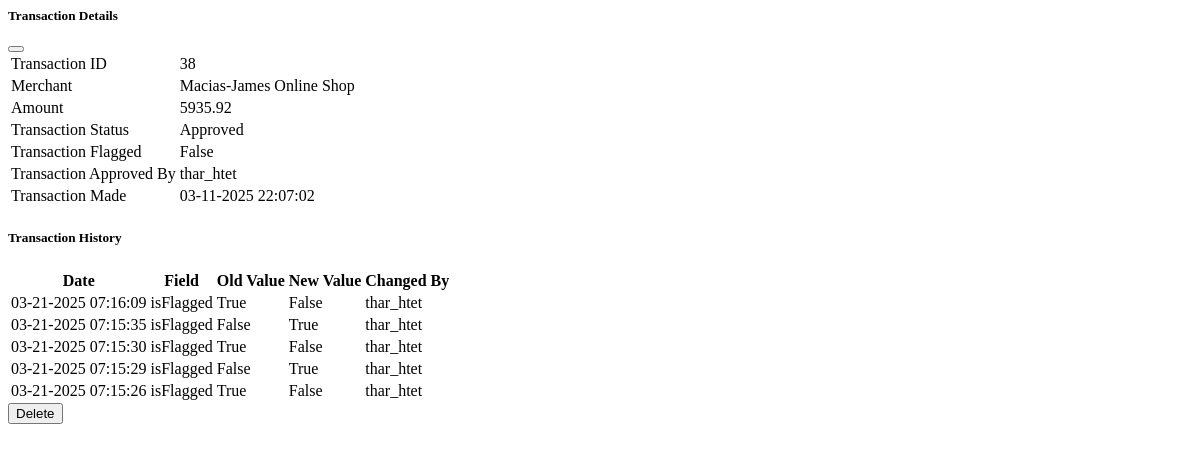
The app's page /transaction/38/ (signed in), older data.
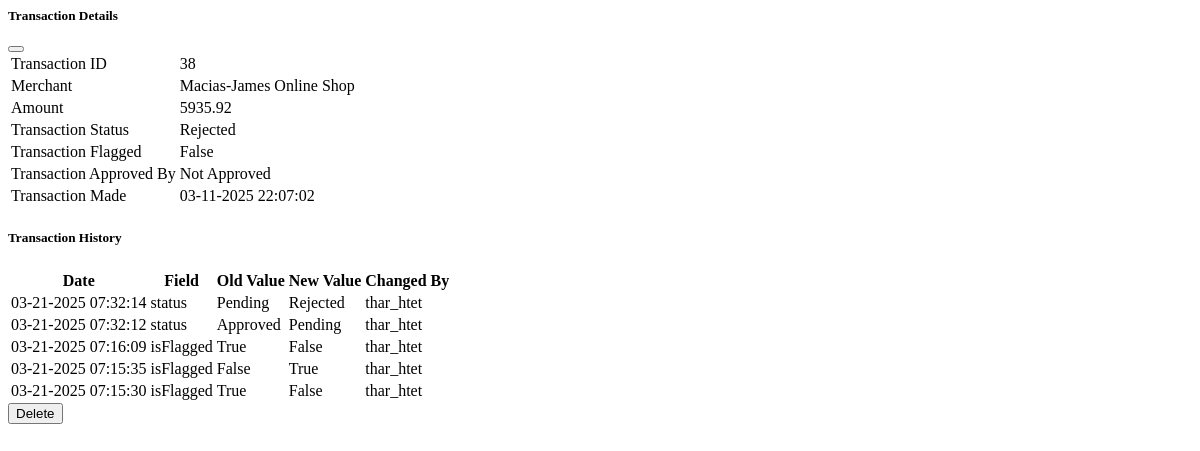
The same page, newer data.
### auditApp/models.py (models this page shows, shortened)
class Transaction(models.Model):
    STATUS_CHOICES = [
        ('Approved', 'Approved'),
        ('Pending', 'Pending'),
        ('Rejected', 'Rejected'),
    ]
    id = models.CharField(primary_key=True, max_length=6, default=get_unique_hex_id, editable=False)
    amount = models.DecimalField(max_digits=10, decimal_places=2, validators=[MinValueValidator(0)],null=False, blank=False)
    status = models.CharField(max_length=255, choices=STATUS_CHOICES, null=False, blank=False,default='Pending')
    timestamp = models.DateTimeField(auto_now_add=True)
    merchant = models.CharField(max_length=255, null=False, blank=False)
    isFlagged = models.BooleanField(default=False,null=True, blank=True)
    approved_by = models.ForeignKey(User, on_delete=models.SET_NULL, null=True, blank=True)
    def get_history(self):
        return self.history.all().select_related('changed_by').order_by('-changed_at')

class TransactionHistory(models.Model):
    transaction = models.ForeignKey('Transaction', on_delete=models.CASCADE, related_name='history')
    changed_by = models.ForeignKey(User, on_delete=models.SET_NULL, null=True)
    changed_at = models.DateTimeField(auto_now_add=True)
    field_name = models.CharField(max_length=100)
    old_value = models.CharField(max_length=255, null=True)
    new_value = models.CharField(max_length=255, null=True)
    class Meta:
        ordering = ['-changed_at']

### auditApp/views.py (the view)
# urls.py: path('transaction/<str:pk>/', views.transaction_detail, name='transaction_detail'),
@login_required
def transaction_detail(request, pk):
    try:
        transaction = Transaction.objects.get(pk=pk)
        return render(request, 'partials/transaction_detail.html', {
            'transaction': transaction
        })
    except ObjectDoesNotExist:
        messages.error(request, 'Transaction not found.')
        return redirect('home')
    except DatabaseError as e:
        messages.error(request, 'A database error occurred.')
        print(f"Database error: {e}")
        return redirect('home')

### auditApp/templates/partials/transaction_detail.html (shortened to what this page needs)
{% if transaction %}
<div class="modal-content ">
    <div class="modal-body">
         <div class="d-flex justify-content-between align-items-center">
            <h5 class="mb-3 ">Transaction Details</h5>
            <div class="mb-3">
                <button type="button" class="btn-close btn-danger" data-bs-dismiss="modal" aria-label="Close"></button>
            </div>
         </div>
        <table class="table table-bordered">
            <tbody>
                <tr>
                    <td>Transaction ID</td>
                    <td>{{ transaction.id }}</td>
                </tr>
                <tr>
                    <td>Merchant</td>
                    <td>{{ transaction.merchant }}</td>
                </tr>
                <tr>
                    <td>Amount</td>
                    <td>{{ transaction.amount }}</td>
                </tr>
                <tr>
                    <td>Transaction Status</td>
                    <td>{{ transaction.status }}</td>
                </tr>
                <tr>
                    <td>Transaction Flagged</td>
                    <td>{{ transaction.isFlagged }}</td>
                </tr>
                <tr>
                    <td>Transaction Approved By</td>
                    <td>{{ transaction.approved_by.username|default:"Not Approved" }}</td>
                </tr>
                <tr>
                    <td>Transaction Made</td>
                    <td>{{ transaction.timestamp|date:"m-d-Y H:i:s"}}</td>
                </tr>
            </tbody>
        </table>
        <h5 class="mb-3 mt-3 ">Transaction History</h5>
        <table class="table table-bordered">
            <thead>
                <tr>
                    <th>Date</th>
                    <th>Field</th>
                    <th>Old Value</th>
                    <th>New Value</th>
                    <th>Changed By</th>
                </tr>
            </thead>
            <tbody>
                {% for history in transaction.get_history|slice:":5" %}
                <tr>
                    <td>{{ history.changed_at|date:"m-d-Y H:i:s" }}</td>
                    <td>{{ history.field_name }}</td>
                    <td>{{ history.old_value }}</td>
                    <td>{{ history.new_value }}</td>
                    <td>{{ history.changed_by.username }}</td>
                </tr>
                {% endfor %}
            </tbody>
        </table>
    </div>
    <div class="modal-footer">
        <button hx-post="{% url 'delete_transaction' transaction.id %}"
                        hx-confirm="Are you sure you want to delete this transaction?"
                        hx-headers='{"X-CSRFToken": "{{ csrf_token }}"}'
                        hx-target="#transaction-container"
                        hx-swap="innerHTML"
                        data-bs-dismiss="modal"
                        class="btn btn-danger mb-3">Delete</button>
    </div>
</div>
{% endif %}

Row changes from the older to the newer data that the page shows:
no longer on this page (row unchanged): TransactionHistory: changed_at "03-21-2025 07:15:29", field_name "isFlagged", old_value "False", new_value "True", changed_by.username "thar_htet"
no longer on this page (row unchanged): TransactionHistory: changed_at "03-21-2025 07:15:26", field_name "isFlagged", old_value "True", new_value "False", changed_by.username "thar_htet"
changed Transaction "Macias-James Online Shop": status "Approved" → "Rejected"; approved_by.username "thar_htet" → "Not Approved"
added TransactionHistory: changed_at "03-21-2025 07:32:14", field_name "status", old_value "Pending", new_value "Rejected", changed_by.username "thar_htet"
added TransactionHistory: changed_at "03-21-2025 07:32:12", field_name "status", old_value "Approved", new_value "Pending", changed_by.username "thar_htet"
